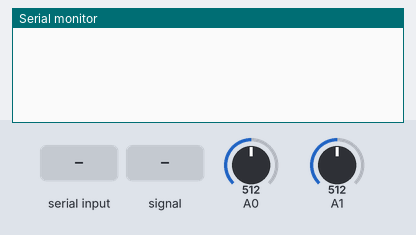
Simulated run of this sketch. Board: Arduino Uno, built with avr-gcc and run on an emulated ATmega328P. Parts: the last lines printed to the serial monitor. The inputs (shaded band) are chosen by the test bench; at power-on: A0 = 512, A1 = 512.

Above: at 1.2 s.
1.3 s: "90,45\n" received over Serial
At 1.64 s:
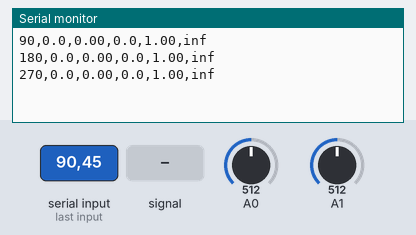
2.9 s: A0 set to 511
At 3.03 s:
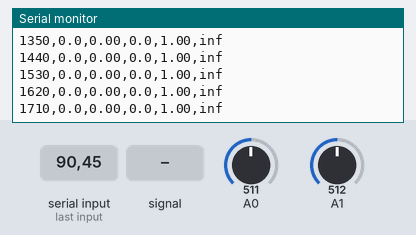
5.9 s: "1\n" received over Serial
At 6.4 s:
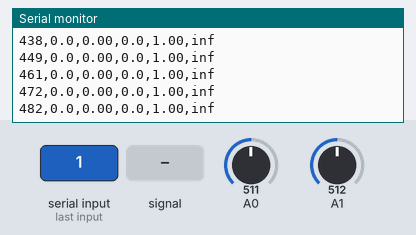
8.9 s: A0 fed a 200 Hz sine of ±81 counts around its level
At 9.5 s:
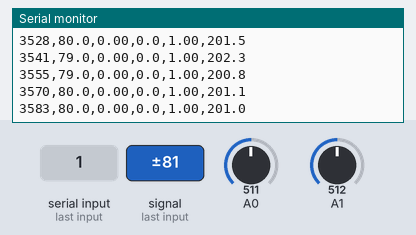
10.4 s: A1 fed a 2 Hz sine of ±306 counts around its level
13.4 s: A1 fed a 200 Hz sine of ±81 counts around its level
Timing chart, 0 to 16.4 s (numbered marks = the images above; inputs shaded):
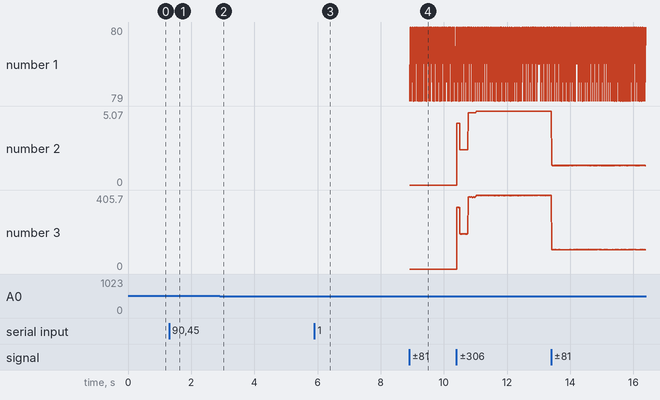

Measured:
- after the input at 1.3 s, the serial monitor: prints a new line after 0.10 s (image 1)
- after the input at 5.9 s, the serial monitor: prints a new line at once (image 3)

The sketch:

main.ino
```cpp
// #define DEBUG 1

#define CLOCK 16000000           //16 MHz for MEGA and NANO.
#define MAX_SAMPLE_RATE 20000    //Max 20kHz

float v_factor[2]; 			// volts per unit of the analog-to-digital converter
uint8_t v_i=0;					// index
uint8_t v_state[2]; 		// 0 == initial undefined state, 1 == first positive zone, 2 == ndgative zone
uint8_t v_pins[2];			// pin number for each channel
int16_t v_now[2]; 			// previous measured value from analog read
int16_t v_mem[2]; 			// temporary values
int16_t v_off[2];  			// offset value (raw scale) for voltage measurements
int16_t v_max[2];				// max value of the curve
int16_t v_min[2];				// min value of the curve
int16_t v_noise[2];
long v_p[2];						// sine curve period
long v_t[2];						// time in microseconds from the begining of the sine curve
long v_mem_pos[2];

unsigned long t = 0, tc = 0, t_init=0;

String msgString;
char inChar;
int16_t period = 0;


ISR(TIMER1_COMPA_vect) {
	// for each variable
	for (v_i=0; v_i<2; v_i++){
		// read AD convertion
		v_now[v_i] = analogRead(v_pins[v_i]);
		if (v_now[v_i] >= v_off[v_i]){
			// zero-cross, positive slope
			if (v_state[v_i] == 1){
				v_min[v_i] = v_mem[v_i];
				v_mem[v_i] = v_now[v_i];
				v_state[v_i] = 0;
			}
			// checkout maximum
			if (v_now[v_i] >= v_mem[v_i]){
				v_mem[v_i] = v_now[v_i];
        v_mem_pos[v_i] = micros();
			}
		}
		else if (v_now[v_i] < v_off[v_i]){
			// zero-cross, negative slope
			if (v_state[v_i] == 0){
				v_max[v_i] = v_mem[v_i];
				v_mem[v_i] = v_now[v_i];
				v_state[v_i] = 1;
        // time elapsed
        v_p[v_i] = v_mem_pos[v_i] - v_t[v_i];
        v_t[v_i] = v_mem_pos[v_i];
			}
			// checkout minimum
			if (v_now[v_i] <= v_mem[v_i]){
				v_mem[v_i] = v_now[v_i];
			}
		}
	}
}

float get_rms(uint8_t i){
	return (v_max[i] - v_min[i]) * v_factor[i];  // v_peak = (v_max - v_min) / 2; sqrt(1.414213562) = 1.414213562
}

float get_freq(uint8_t i){
	return 1000000.0 / (float)(v_p[i]);
}

float get_power(uint8_t idx_v, uint8_t idx_i){
	return get_rms(idx_v) * get_rms(idx_i);
}

float get_power_factor(int idx_v, int idx_i){
  return (v_max[idx_i] - v_off[idx_i] > v_noise[idx_i]) ? cos(((float)((v_t[idx_v] - v_t[idx_i]) % v_p[idx_v])) / ((float)(v_p[idx_v])) * 6.283185307) : 1.0; // (t_voltage - t_current) / T * 2 * pi
}


/**
 * Serial interruption routine.
 */
void serialEvent() {
  while (Serial.available()) {
    inChar = (char)Serial.read();
    msgString += inChar;
    if (inChar == '\n'){
      t = 0;
      t_init = millis();
      if (sscanf(msgString.c_str(), "%d\n", &period) != 1){
        //err = ERR_PARAMETERS;
      }
      else if (period <= 20){
        //err = ERR_TSAMPLE_PARAMETER;
      }
      msgString = "";
    }
  }
}


#ifdef DEBUG

void setup() {
  Serial.begin(115200);
}

void loop() {
  Serial.print((analogRead(A0)));
  Serial.print(",");
  Serial.println((analogRead(A1)));
}

#else

void setup() {
  // stop interrupts for till we make the settings
  cli();

  // voltage sensor initial values
  v_pins[0] = A0;
  v_off[0] = 508; // EXPECTED: 1024 / 2 = 512
  v_factor[0] = 0.493847019; // EXPECTED: 250 / 1023 * 2 = 0.488758553
  v_noise[0] = 5;

  // current sensor initial values
  v_pins[1] = A1;
  v_off[1] = 512; // EXPECTED: 1024 / 2 = 512
  v_factor[1] = 0.00828583; // EXPECTED: (5 * 2.5 / sqrt(2)) [Irms] / 1023 = 0.008640112
  v_noise[1] = 3;

  // common initial values
  for (int i=0; i<2; i++){
    v_state[i] = 0;
    v_max[i] = v_min[i] = v_mem[i] = 0;
    v_t[i] = 0;
    v_mem_pos[i] = 0;
  }

  //set timer1 interrupt (20Khz)
  TCCR1A = 0;
  //turn on CTC mode and set CS12, CS11 and CS10 bits prescaler
  TCCR1B = (1 << WGM12) | (0 << CS12) | (1 << CS11) | (0 << CS10); //prescaler 8
  //set compare match register (clock/(frequency*prescaler)-1) <= 65535
  OCR1A = CLOCK / (8 * MAX_SAMPLE_RATE) - 1;
  //enable timer compare interrupt
  TIMSK1 |= (1 << OCIE1A);
  //initialize counter value to 0
  TCNT1  = 0;

  // enable back the interrupts
  sei();

  //Serial.begin(9600);
  Serial.begin(38400);
}

float voltage = 0;
float current = 0;
float power_factor = 0;
float frequency = 0;
float voltage_acum = 0;
float current_acum = 0;
float power_factor_acum = 0;
float frequency_acum = 0;
int count = 0;

void loop() {
	tc = millis() - t_init;

  voltage_acum += get_rms(0);
  current_acum += get_rms(1);
  power_factor_acum += get_power_factor(0, 1);
  frequency_acum += get_freq(0);
  count ++;

	if (tc >= t + period){
		t += period;
		if (period > 0){
			voltage = voltage_acum / count;
			current = current_acum / count;
			power_factor = power_factor_acum / count;
			frequency = frequency_acum / count;

      voltage_acum = 0;
      current_acum = 0;
      power_factor_acum = 0;
      frequency_acum = 0;
      count = 0;

			Serial.print(tc);
			Serial.print(",");
			Serial.print(voltage, 1);
			Serial.print(",");
			Serial.print(current, 2);
			Serial.print(",");
			Serial.print(voltage * current, 1);
			Serial.print(",");
			Serial.print(power_factor, 2);
			Serial.print(",");
			Serial.print(frequency, 1);
			/*
      Serial.print(",");
      Serial.print(v_max[1]);
      Serial.print(",");
      Serial.print(v_min[1]);
      Serial.print(",");
      Serial.print((v_max[1] + v_min[1]) / 2);
			*/
			Serial.print("\n");
		}
	}
}

#endif
```
